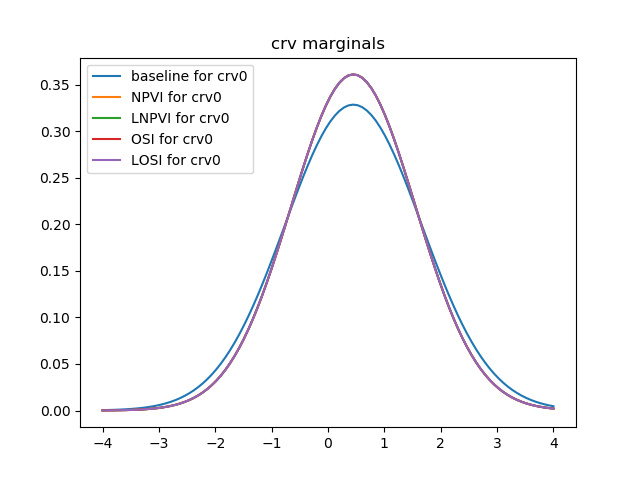

This chart was generated by the following Python code:
import utils

utils.set_path(('..',))
from RelationalGraph import *
from MLNPotential import *
from Potential import QuadraticPotential, TablePotential, HybridQuadraticPotential
from EPBPLogVersion import EPBP
from GaBP import GaBP
from OneShot import OneShot, LiftedOneShot
from NPVI import NPVI, LiftedNPVI
from CompressedGraphSorted import CompressedGraphSorted
import numpy as np
import time
from copy import copy

seed = 0
utils.set_seed(seed)

# KF stuff
from KalmanFilter import KalmanFilter
from Graph import *
import scipy.io

cluster_mat = scipy.io.loadmat('Data/RKF/cluster_NcutDiscrete.mat')['NcutDiscrete']
well_t = scipy.io.loadmat('Data/RKF/well_t.mat')['well_t']
ans = scipy.io.loadmat('Data/RKF/LRKF_tree.mat')['res']
param = scipy.io.loadmat('Data/RKF/LRKF_tree.mat')['param']
print(well_t.shape)

well_t = well_t[:, 199:]
well_t[well_t[:, 0] == 5000, 0] = 0
well_t[well_t == 5000] = 1
t = 20

cluster_id = [1]

rvs_id = []
for i in cluster_id:
    rvs_id.append(np.where(cluster_mat[:, i] == 1)[0])

rvs_id = np.concatenate(rvs_id, axis=None)
n_sum = len(rvs_id)
data = well_t[rvs_id, :t]

domain = Domain((-4, 4), continuous=True, integral_points=np.linspace(-4, 4, 30))

num_tests = param.shape[1]

from KLDivergence import kl_continuous_logpdf

record_fields = ['cpu_time',
                 'wall_time',
                 'obj',  # this is BFE/-ELBO for variational methods, -logZ for exact baseline
                 'mmap_err',  # |argmax p(xi) - argmax q(xi)|, avg over all nodes i
                 'kl_err',  # kl(p(xi)||q(xi)), avg over all nodes i
                 ]
# algo_names = ['baseline', 'EPBP', 'OSI', 'LOSI']
# algo_names = ['baseline', 'GaBP', 'NPVI', 'LNPVI', 'OSI', 'LOSI']
algo_names = ['baseline', 'NPVI', 'LNPVI', 'OSI', 'LOSI']
# algo_names = ['baseline', 'GaBP', 'NPVI', 'LNPVI', 'OSI', 'LOSI']
# algo_names = ['baseline', 'EPBP']
# algo_names = ['EPBP']
# assert algo_names[0] == 'baseline'
# for each algorithm, we keep a record, which is a dict mapping a record_field to a list (which will eventually be
# averaged over)
records = {algo_name: {record_field: [] for record_field in record_fields} for algo_name in algo_names}

plot = True
print(f'########total {num_tests} tests########')
for test_num in range(num_tests):
    test_seed = seed + test_num

    # regenerate/reload evidence
    kmf = KalmanFilter(domain,
                       np.eye(n_sum) * param[2, test_num],
                       param[0, test_num],
                       np.eye(n_sum),
                       param[1, test_num])

    g, rvs_table = kmf.grounded_graph(t, data)
    print('num rvs in g', len(g.rvs))
    print('num factors in g', len(g.factors))

    # query nodes
    query_rvs = rvs_table[t - 1]

    g_rv_nbs = [copy(rv.nb) for rv in g.rvs_list]  # keep a copy of rv neighbors in the original graph

    print('number of rvs', len(g.rvs))
    print('num drvs', len([rv for rv in g.rvs if rv.domain_type[0] == 'd']))
    print('num crvs', len([rv for rv in g.rvs if rv.domain_type[0] == 'c']))
    print('number of factors', len(g.factors))
    print('number of evidence', len(data))

    obs_rvs = [v for v in g.rvs if v.value is not None]
    evidence = {rv: rv.value for rv in obs_rvs}
    cond_g = utils.get_conditional_mrf(g.factors_list, g.rvs, evidence)  # this will also condition log_potential_funs
    # hack for lifted conditioning
    cond_g.init_nb()  # WILL USE cond = True throughout; don't care about EPBP afterwards
    for f in cond_g.factors_list:
        pot = f.potential
        if not isinstance(pot, QuadraticPotential):
            A, b, c = pot.get_quadratic_params()  # we know this is a Gaussian MRF
            pot = QuadraticPotential(A, b, c)
            f.potential = pot
    utils.condense_duplicate_factor_potentials(cond_g.factors_list)

    print('cond number of rvs', len(cond_g.rvs))
    print('cond num drvs', len([rv for rv in cond_g.rvs if rv.domain_type[0] == 'd']))
    print('cond num crvs', len([rv for rv in cond_g.rvs if rv.domain_type[0] == 'c']))
    print('cond num of factors', len(cond_g.factors_list))
    print('cond num of distinct pots', len((set(f.potential for f in cond_g.factors_list))))

    all_margs = {algo_name: [None] * len(query_rvs) for algo_name in algo_names}  # for plotting convenience

    baseline = 'exact'
    # baseline = 'gibbs'
    for a, algo_name in enumerate(algo_names):
        print('####')
        print('test_num', test_num)
        print('running', algo_name)
        np.random.seed(test_seed + a)

        # temp storage
        mmap = np.zeros(len(query_rvs)) - 123
        margs = [None] * len(query_rvs)
        marg_kls = np.zeros(len(query_rvs)) - 123
        obj = -1
        cpu_time = wall_time = -1  # don't care

        if algo_name == 'baseline':
            # guaranteed exact baseline by solving linear equations (marginal means = marginal modes in Gaussians)
            quadratic_params, rvs_idx = utils.get_quadratic_params_from_factor_graph(cond_g.factors, cond_g.rvs_list)
            mu, Sig = utils.get_gaussian_mean_params_from_quadratic_params(A=quadratic_params[0], b=quadratic_params[1],
                                                                           mu_only=False)
            Nc = len(mu)
            A, b, c = quadratic_params
            (sign, logdet) = np.linalg.slogdet(Sig)
            assert sign == 1, 'cov mat must be PD'
            log_joint_quadratic_integral = Nc / 2 * np.log(2 * np.pi) + 0.5 * logdet + 0.5 * np.dot(mu, b)
            log_joint_quadratic_integral += c  # log integral of all cont & hybrid factors (with disc nodes substituted in)
            obj = -log_joint_quadratic_integral  # -logZ
            print('true obj', obj)

            for i, rv in enumerate(query_rvs):
                rv_idx = rvs_idx[rv]
                mmap[i] = mu[rv_idx]
                margs[i] = utils.curry_normal_logpdf(mu[rv_idx], Sig[rv_idx, rv_idx])

            # save baseline
            baseline_mmap = mmap
            baseline_margs = margs

        elif algo_name == 'GaBP':
            bp = GaBP(g)
            start_time = time.process_time()
            start_wall_time = time.time()
            bp.run(15, log_enable=False)
            cpu_time = time.process_time() - start_time
            wall_time = time.time() - start_wall_time
            for i, rv in enumerate(query_rvs):
                mmap[i] = bp.map(rv)
                belief_params = bp.get_belief_params(rv)
                margs[i] = utils.curry_normal_logpdf(*belief_params)

        elif algo_name == 'EPBP':
            bp = EPBP(g, n=20, proposal_approximation='simple')
            start_time = time.process_time()
            start_wall_time = time.time()
            bp.run(10, log_enable=False)
            cpu_time = time.process_time() - start_time
            wall_time = time.time() - start_wall_time

            for i, rv in enumerate(query_rvs):
                mmap[i] = bp.map(rv)
                # marg_logpdf = lambda x: bp.belief(x, rv, log_belief=True)  # probly slightly faster if not plotting
                marg_logpdf = utils.curry_epbp_belief(bp, rv, log_belief=True)
                margs[i] = marg_logpdf

        elif algo_name in ('OSI', 'LOSI', 'NPVI', 'LNPVI'):
            cond = True
            if cond:
                cond_g.init_nb()  # this will make cond_g rvs' .nb attributes consistent (baseline didn't care so it was OK)
            K = 1
            T = 3
            lr = 0.5
            its = 200
            fix_mix_its = int(its * 0.5)
            logging_itv = 50
            utils.set_log_potential_funs(g.factors_list, skip_existing=True)  # g factors' lpot_fun should still be None
            # above will also set the lpot_fun in all the (completely unobserved) factors in cond_g
            if algo_name in ('OSI', 'NPVI'):
                if cond:  # TODO: ugly; fix
                    _g = cond_g
                else:
                    _g = g
                if algo_name == 'OSI':
                    vi = OneShot(g=_g, K=K, T=T, seed=seed)
                else:
                    vi = NPVI(g=_g, K=K, T=T, isotropic_cov=False, seed=seed)
            else:
                if cond:
                    cg = CompressedGraphSorted(cond_g)
                else:
                    # technically incorrect; currently we should run LOSI on the conditional MRF
                    cg = CompressedGraphSorted(g)
                cg.run()
                print('number of rvs in cg', len(cg.rvs))
                print('number of factors in cg', len(cg.factors))
                if algo_name == 'LOSI':
                    vi = LiftedOneShot(g=cg, K=K, T=T, seed=seed)
                else:
                    vi = LiftedNPVI(g=cg, K=K, T=T, seed=seed)
            if cond:  # clean up; only needed cond_g.init_nb() for defining symbolic objective
                for i, rv in enumerate(g.rvs_list):
                    rv.nb = g_rv_nbs[i]  # restore; undo possible mutation from cond_g.init_nb()

            start_time = time.process_time()
            start_wall_time = time.time()
            res = vi.run(lr=lr, its=its, fix_mix_its=fix_mix_its, logging_itv=logging_itv)
            cpu_time = time.process_time() - start_time
            wall_time = time.time() - start_wall_time
            obj = res['record']['obj'][-1]

            for i, rv in enumerate(query_rvs):
                if cond:
                    m = vi.map(obs_rvs=[], query_rv=rv)
                else:
                    m = vi.map(obs_rvs=obs_rvs, query_rv=rv)
                mmap[i] = m
                assert rv.domain_type[0] == 'c', 'only looking at kl for cnode queries for now'
                crv_marg_params = vi.params['w'], rv.belief_params['mu'], rv.belief_params['var']
                margs[i] = utils.get_scalar_gm_log_prob(None, *crv_marg_params, get_fun=True)

        else:
            raise NotImplementedError

        # same for all algos
        for i, rv in enumerate(query_rvs):
            lb, ub = -np.inf, np.inf
            marg_kl = kl_continuous_logpdf(log_p=baseline_margs[i], log_q=margs[i], a=lb, b=ub)
            marg_kls[i] = marg_kl

        # same for all algos
        # print('pred mmap', mmap)
        # print('true mmap', baseline_mmap)
        mmap_err = np.mean(np.abs(mmap - baseline_mmap))
        kl_err = np.mean(marg_kls)
        print('mmap_err', mmap_err, 'kl_err', kl_err)
        algo_record = dict(cpu_time=cpu_time, wall_time=wall_time, obj=obj, mmap_err=mmap_err, kl_err=kl_err)
        for key, value in algo_record.items():
            records[algo_name][key].append(value)
        all_margs[algo_name] = margs  # for plotting convenience

if plot:
    print('plotting example marginal from last run')
    import matplotlib.pyplot as plt

    plt.figure()
    domain_real = g.rvs_list[0].domain
    xs = np.linspace(domain_real.values[0], domain_real.values[1], 100)

    crv_idxs_to_plot = list(range(len([rv for rv in query_rvs if rv.domain_type[0] == 'c'])))
    num_to_plot = 1
    crv_idxs_to_plot = crv_idxs_to_plot[:num_to_plot]
    for test_crv_idx in crv_idxs_to_plot:
        # for test_crv_idx in range(len(query_rvs)):
        for algo_name in algo_names:
            marg_logpdf = all_margs[algo_name][test_crv_idx]
            # plt.plot(xs, np.exp(marg_logpdf(xs)), label=f'{algo_name} for {test_crv_idx}')
            plt.plot(xs, np.exp([marg_logpdf(x) for x in xs]), label=f'{algo_name} for crv{test_crv_idx}')

    plt.legend(loc='best')
    plt.title('crv marginals')
    # plt.show()
    save_name = __file__.split('.py')[0]
    plt.savefig('%s.png' % save_name)

print('######################')
from collections import OrderedDict

avg_records = OrderedDict()
for algo_name in algo_names:
    record = records[algo_name]
    avg_record = OrderedDict()
    for record_field in record_fields:
        avg_record[record_field] = (np.mean(record[record_field]), np.std(record[record_field]))
    avg_records[algo_name] = avg_record

from pprint import pprint

for key, value in avg_records.items():
    print(key + ':')
    pprint(dict(value))
# import json
# output = json.dumps(avg_records, indent=0, sort_keys=True)
